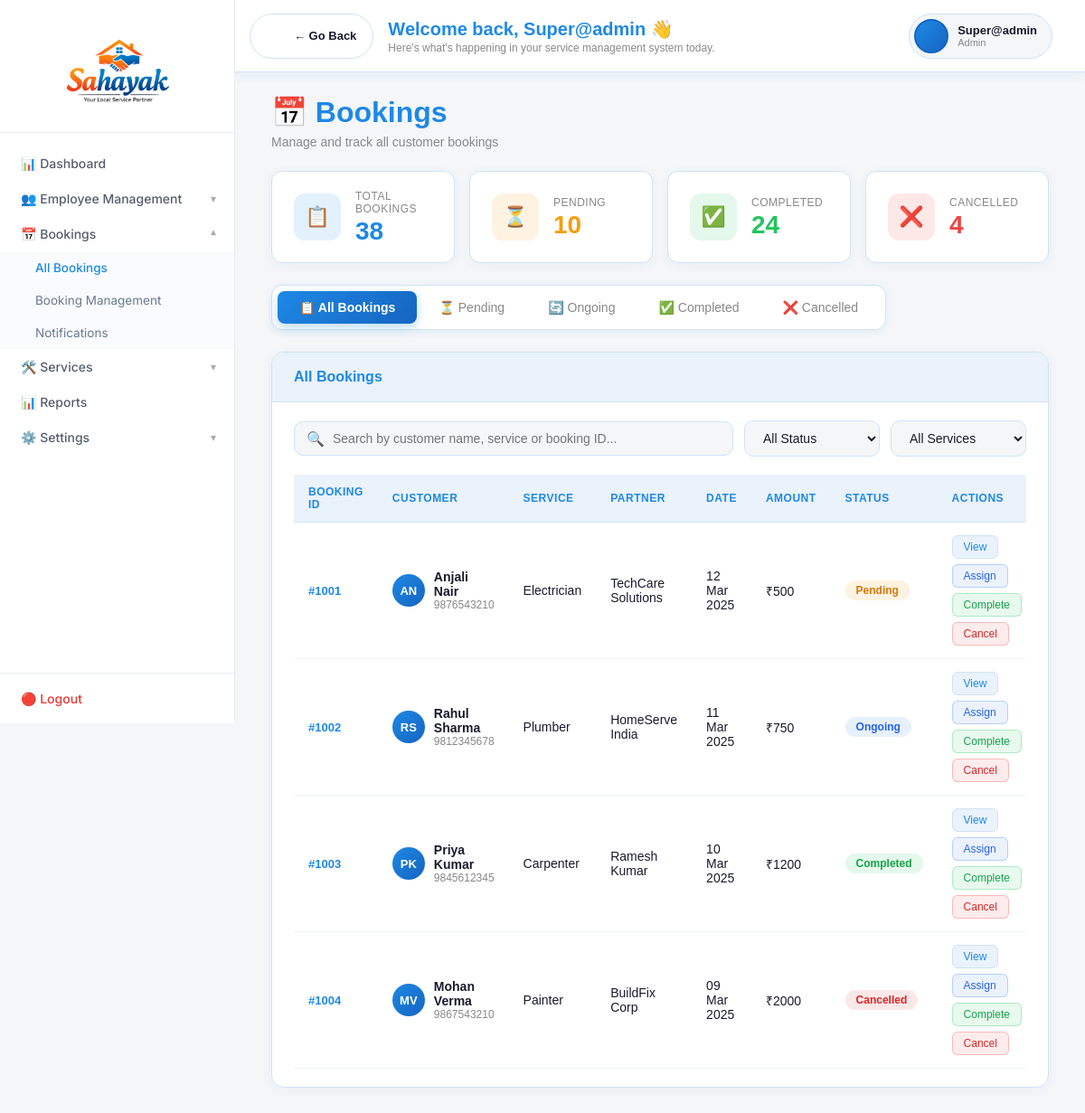
Screenshot of /bookings/ (signed in) with the database file from the repository.
### accounts/models.py (models this page shows)
class CustomUser(AbstractUser):
    ROLE_CHOICES = (
        ('admin', 'Admin'),
        ('manager', 'Manager'),
        ('staff',            'Staff'),
        ('corporate_partner', 'Corporate Partner'),
        ('solo_partner',      'Solo Partner'),
    )
    role = models.CharField(max_length=20, choices=ROLE_CHOICES)

### dashboard/views.py (the view)
# urls.py: path('bookings/', views.bookings, name='bookings'),
@login_required
def bookings(request):
    return render(request, 'dashboard/bookings.html')

### templates/dashboard/bookings.html (shortened to what this page needs)
{% extends 'layout/base.html' %}
{% block content %}
<div class="page-header">
    <h1>📅 Bookings</h1>
    <p>Manage and track all customer bookings</p>
</div>
<div class="stats-row">
    <div class="stat-card">
        <div class="stat-icon blue">📋</div>
        <div>
            <div class="stat-label">Total Bookings</div>
            <div class="stat-value blue">{{ total_bookings|default:"38" }}</div>
        </div>
    </div>
    <div class="stat-card">
        <div class="stat-icon yellow">⏳</div>
        <div>
            <div class="stat-label">Pending</div>
            <div class="stat-value yellow">{{ pending_bookings|default:"10" }}</div>
        </div>
    </div>
    <div class="stat-card">
        <div class="stat-icon green">✅</div>
        <div>
            <div class="stat-label">Completed</div>
            <div class="stat-value green">{{ completed_bookings|default:"24" }}</div>
        </div>
    </div>
    <div class="stat-card">
        <div class="stat-icon red">❌</div>
        <div>
            <div class="stat-label">Cancelled</div>
            <div class="stat-value red">{{ cancelled_bookings|default:"4" }}</div>
        </div>
    </div>
</div>
<div class="tab-wrapper">
    <button class="tab-btn active" onclick="switchTab('all', event)">📋 All Bookings</button>
    <button class="tab-btn" onclick="switchTab('pending', event)">⏳ Pending</button>
    <button class="tab-btn" onclick="switchTab('ongoing', event)">🔄 Ongoing</button>
    <button class="tab-btn" onclick="switchTab('completed', event)">✅ Completed</button>
    <button class="tab-btn" onclick="switchTab('cancelled', event)">❌ Cancelled</button>
</div>
<div class="tab-content active" id="tab-all">
    <div class="card">
        <div class="card-header">
            <h3>All Bookings</h3>
        </div>
        <div class="card-body">
            <div class="filter-bar">
                <div class="search-wrapper">
                    <span class="search-icon">🔍</span>
                    <input type="text" class="search-input"
                           placeholder="Search by customer name, service or booking ID..."
                           onkeyup="filterTable('allTable', this.value)">
                </div>
                <select class="filter-select" onchange="filterByStatus('allTable', this.value)">
                    <option value="">All Status</option>
                </select>
                <select class="filter-select" onchange="filterTable('allTable', this.value)">
                    <option value="">All Services</option>
                </select>
            </div>
            <div class="table-wrapper">
                <table id="allTable">
                    <thead>
                        <tr>
                            <th>Booking ID</th>
                            <th>Customer</th>
                            <th>Service</th>
                            <th>Partner</th>
                            <th>Date</th>
                            <th>Amount</th>
                            <th>Status</th>
                            <th>Actions</th>
                        </tr>
                    </thead>
                    <tbody>
                        {% if bookings %}
                            {% for booking in bookings %}
                            <tr data-status="{{ booking.status }}">
                                <td><span class="booking-id">#{{ booking.id }}</span></td>
                                <td>
                                    <div class="customer-cell">
                                        <div class="avatar">{{ booking.customer|slice:":2"|upper }}</div>
                                        <div>
                                            <div class="name-text">{{ booking.customer }}</div>
                                            <div class="email-text">{{ booking.phone }}</div>
                                        </div>
                                    </div>
                                </td>
                                <td>{{ booking.service }}</td>
                                <td>{{ booking.partner }}</td>
                                <td>{{ booking.date|date:"d M Y" }}</td>
                                <td>₹{{ booking.amount }}</td>
                                <td><span class="badge badge-{{ booking.status }}">{{ booking.status|capfirst }}</span></td>
                                <td>
                                    <div class="action-btns">
                                        <button class="btn btn-view">View</button>
                                        <button class="btn btn-assign">Assign</button>
                                        <button class="btn btn-complete">Complete</button>
                                        <button class="btn btn-cancel">Cancel</button>
                                    </div>
                                </td>
                            </tr>
                            {% endfor %}
                        {% else %}
                            <tr data-status="pending">
                                <td><span class="booking-id">#1001</span></td>
                                <td>
                                    <div class="customer-cell">
                                        <div class="avatar">AN</div>
                                        <div>
                                            <div class="name-text">Anjali Nair</div>
                                            <div class="email-text">9876543210</div>
                                        </div>
                                    </div>
                                </td>
                                <td>Electrician</td>
                                <td>TechCare Solutions</td>
                                <td>12 Mar 2025</td>
                                <td>₹500</td>
                                <td><span class="badge badge-pending">Pending</span></td>
                                <td>
                                    <div class="action-btns">
                                        <button class="btn btn-view">View</button>
                                        <button class="btn btn-assign">Assign</button>
                                        <button class="btn btn-complete">Complete</button>
                                        <button class="btn btn-cancel">Cancel</button>
                                    </div>
                                </td>
                            </tr>
                            <tr data-status="ongoing">
                                <td><span class="booking-id">#1002</span></td>
                                <td>
                                    <div class="customer-cell">
                                        <div class="avatar">RS</div>
                                        <div>
                                            <div class="name-text">Rahul Sharma</div>
                                            <div class="email-text">9812345678</div>
                                        </div>
                                    </div>
                                </td>
                                <td>Plumber</td>
                                <td>HomeServe India</td>
                                <td>11 Mar 2025</td>
                                <td>₹750</td>
                                <td><span class="badge badge-ongoing">Ongoing</span></td>
                                <td>
                                    <div class="action-btns">
                                        <button class="btn btn-view">View</button>
                                        <button class="btn btn-assign">Assign</button>
                                        <button class="btn btn-complete">Complete</button>
                                        <button class="btn btn-cancel">Cancel</button>
                                    </div>
                                </td>
                            </tr>
                            <tr data-status="completed">
                                <td><span class="booking-id">#1003</span></td>
                                <td>
                                    <div class="customer-cell">
                                        <div class="avatar">PK</div>
                                        <div>
                                            <div class="name-text">Priya Kumar</div>
                                            <div class="email-text">9845612345</div>
                                        </div>
                                    </div>
                                </td>
                                <td>Carpenter</td>
                                <td>Ramesh Kumar</td>
                                <td>10 Mar 2025</td>
                                <td>₹1200</td>
                                <td><span class="badge badge-completed">Completed</span></td>
                                <td>
                                    <div class="action-btns">
                                        <button class="btn btn-view">View</button>
                                        <button class="btn btn-assign">Assign</button>
                                        <button class="btn btn-complete">Complete</button>
                                        <button class="btn btn-cancel">Cancel</button>
                                    </div>
                                </td>
                            </tr>
                            <tr data-status="cancelled">
                                <td><span class="booking-id">#1004</span></td>
                                <td>
                                    <div class="customer-cell">
                                        <div class="avatar">MV</div>
                                        <div>
                                            <div class="name-text">Mohan Verma</div>
                                            <div class="email-text">9867543210</div>
                                        </div>
                                    </div>
                                </td>
                                <td>Painter</td>
                                <td>BuildFix Corp</td>
                                <td>09 Mar 2025</td>
                                <td>₹2000</td>
                                <td><span class="badge badge-cancelled">Cancelled</span></td>
                                <td>
                                    <div class="action-btns">
                                        <button class="btn btn-view">View</button>
                                        <button class="btn btn-assign">Assign</button>
                                        <button class="btn btn-complete">Complete</button>
                                        <button class="btn btn-cancel">Cancel</button>
                                    </div>
                                </td>
                            </tr>
                        {% endif %}
                    </tbody>
                </table>
            </div>
        </div>
    </div>
</div>
{% endblock %}

### templates/layout/topbar.html (shortened to what this page needs)
{% load static %}
<div class="topbar">
    <div class="topbar-left">
        {% if not hide_back %}
        <a class="back-pill" onclick="history.back()">
            <div class="back-icon">&#8592;</div>
            <div class="back-label">← Go Back</div>
        </a>
        {% endif %}
        <div class="topbar-text">
            <div class="topbar-title">
                Welcome back, {{ request.user.first_name|default:request.user.username }} 👋
            </div>
            <div class="topbar-sub">
                Here's what's happening in your service management system today.
            </div>
        </div>
    </div>
    <div class="topbar-right">
        <div class="profile-pill" onclick="toggleDropdownMenu(event)">
            {% if request.user.profile_photo %}
                <img src="{{ request.user.profile_photo.url }}"
                     alt="Profile" class="profile-pic">
            {% else %}
                <div class="profile-initials">
                </div>
            {% endif %}
            <div class="profile-info">
                <div class="profile-name">
                    {{ request.user.get_full_name|default:request.user.username }}
                </div>
                <div class="profile-role">
                    {{ request.user.role|default:"Admin"|capfirst }}
                </div>
            </div>
        </div>
    </div>
</div>

### templates/layout/topbar.html (style rules this page uses)
.topbar { position: fixed; top: 0; left: 240px; right: 0; height: 80px; background: #ffffff; border-bottom: 1px solid #d0e3f5; display: flex; justify-content: space-between; align-items: center; padding: 0 36px; z-index: 999; box-shadow: 0 2px 12px rgba(30,136,229,0.08); }
.topbar-left { display: flex; flex-direction: row; align-items: center; gap: 16px; }
.back-pill { display: flex; align-items: center; gap: 8px; background: #ffffff; border: 1.5px solid #d0e3f5 ; border-radius: 50px; padding: 8px 18px 8px 8px; cursor: pointer; text-decoration: none; transition: all 0.2s; flex-shrink: 0; }
.back-icon { width: 32px; height: 32px; border-radius: 50%; background: rgba(255,255,255,0.25); display: flex; align-items: center; justify-content: center; color: white; font-size: 16px; font-weight: 700; flex-shrink: 0; }
.back-label { font-size: 13px; font-weight: 700; color: #1a1a2e; font-family: 'DM Sans', sans-serif; }
.topbar-text { display: flex; flex-direction: column; justify-content: center; }
.topbar-title { font-family: 'Poppins', sans-serif; font-size: 20px; font-weight: 700; color: #1e88e5; line-height: 1.2; }
.topbar-sub { font-size: 12px; color: #888; margin-top: 2px; font-family: 'DM Sans', sans-serif; }
.topbar-right { display: flex; align-items: center; gap: 16px; }
.profile-pill { display: flex; align-items: center; gap: 10px; background: #f4f6f8; border: 1.5px solid #d0e3f5; border-radius: 50px; padding: 5px 16px 5px 5px; cursor: pointer; text-decoration: none; transition: all 0.2s; position: relative; }
.profile-initials { width: 38px; height: 38px; border-radius: 50%; background: linear-gradient(135deg, #1e88e5, #1565c0); display: flex; align-items: center; justify-content: center; color: white; font-weight: 700; font-size: 14px; font-family: 'Poppins', sans-serif; flex-shrink: 0; border: 2px solid #1565c0; }
.profile-info .profile-name { font-size: 13px; font-weight: 700; color: #1a1a2e; font-family: 'DM Sans', sans-serif; line-height: 1.2; }
.profile-info .profile-role { font-size: 11px; color: #888; font-family: 'DM Sans', sans-serif; text-transform: capitalize; }

### rows the page displays
CustomUser: user.first_name "Super@admin", user.get_full_name "Super@admin", user.role "Admin"

### other values shown
{{ total_bookings|default:"38" }} "38"
{{ pending_bookings|default:"10" }} "10"
{{ completed_bookings|default:"24" }} "24"
{{ cancelled_bookings|default:"4" }} "4"
